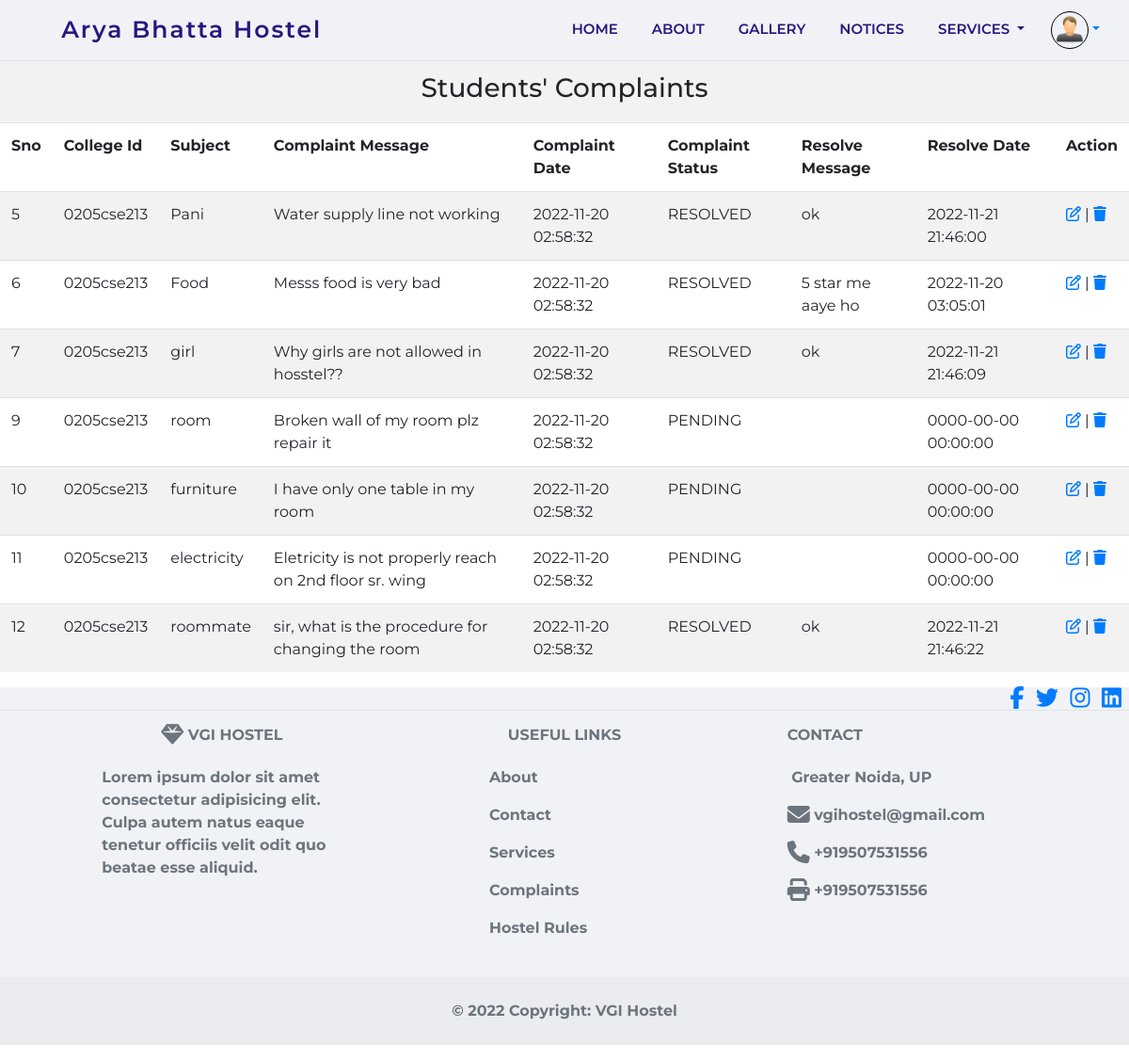
Screenshot of /Complaint/complaintReport.php?v=1 (signed in) with the database file from the repository.
### tables this page shows
CREATE TABLE `tblcomplaint` (
  `sno` int(10) NOT NULL,
  `collegeid` varchar(10) NOT NULL,
  `subject` varchar(20) NOT NULL,
  `message` varchar(255) NOT NULL,
  `lastmodified` datetime NOT NULL,
  `complaint_status` varchar(50) NOT NULL DEFAULT 'PENDING',
  `resolvemessage` varchar(255) NOT NULL,
  `resolve_date` datetime NOT NULL
);

### admin.php (called while the page is built, shortened)
<?php
function connect() {
    return mysqli_connect("localhost", "root", "", "digital_hostel", "3306");
}
function getAllComplaintsReport() {
    $dsn = connect();
    $x = mysqli_query($dsn, "SELECT * from tblcomplaint order by 1");
    return $x;
}

### Complaint/complaintReport.php (the view, shortened to what this page needs)
<?php
include "../header.php";
include "../admin.php";
?>
<table class="table table-striped table-hover" style="height: 50vh;">
    <tr>
        <th colspan="9">
            <h3 class="h3-responsive font-weight text-center">Students' Complaints</h3>
        </th>
    </tr>
    <tr>
        <th> Sno </th><th>College Id</th><th>Subject</th><th>Complaint Message</th><th>Complaint Date</th><th>Complaint Status</th><th>Resolve Message</th><th>Resolve Date</th><th>Action</th>
    </tr>
    <?php
    $x = getAllComplaintsReport();
    for ($i = 0; $i < mysqli_num_rows($x); $i++) {
        echo "<tr>";
        $rs = mysqli_fetch_row($x);
        foreach ($rs as $n) {
            echo "<td>$n</td>";
        }
        echo "<td><a href=UpdComplaints.php?id=$rs[0]><i class='fa-regular fa-pen-to-square'></i></a> | <a href=DeleteComplaint.php?n=$rs[0]><i class='fa-solid fa-trash'></i></a></td>";
        echo "</tr>";
    }
    ?>
</table>
<?php
include "../footer.php";
?>

### header.php (shortened to what this page needs)
<!DOCTYPE html>
<html lang="en">
<head>
    <link rel="stylesheet" href="https://cdn.jsdelivr.net/npm/bootstrap@4.6.2/dist/css/bootstrap.min.css">
    <link rel="stylesheet" href="https://cdnjs.cloudflare.com/ajax/libs/animate.css/4.1.1/animate.min.css" />
    <link rel="stylesheet" href="https://cdn.jsdelivr.net/npm/swiper@8/swiper-bundle.min.css" />
    <link rel="stylesheet" href="/Digital-Hostel/Styles/style.css">
</head>
<body>
    <?php
    $id = "";
    $mode = "";
    if (isset($_SESSION["id"])) {
        $id = $_SESSION["id"];
        $mode = $_SESSION["mode"];
    }
    ?>
    <nav class="navbar navbar-inverse navbar-expand-lg sticky-top">
        <div class="container-fluid">
            <a class="navbar-brand" href="/Digital-Hostel/index.php">Arya Bhatta Hostel</a>
            <div class="collapse navbar-collapse" id="navbarSupportedContent">
                <ul class="navbar-nav ml-auto mb-lg-o">
                    <li class="nav-item">
                        <a class="nav-link" href="/Digital-Hostel/index.php">Home</a>
                    </li>
                    <li class="nav-item">
                        <a class="nav-link" href="/Digital-Hostel/error.php">About</a>
                    </li>
                    <li class="nav-item">
                        <a class="nav-link" href="/Digital-Hostel/Gallery/gallery.php">Gallery</a>
                    </li>
                    <?php if ($mode == "student") { ?>
                        <li class="nav-item">
                            <a class="nav-link" href="/Digital-Hostel/error.php">Notices</a>
                        </li>
                        <li class="nav-item dropdown">
                            <a class="nav-link dropdown-toggle" href="/Digital-Hostel/error.php" role="button" data-toggle="dropdown" aria-expanded="false">
                                Services
                            </a>
                        </li>
                    <?php } ?>
                    <?php if ($id == "") { ?>
                        <li class="nav-item ">
                            <a class="login btn btn-primary" data-toggle="modal" data-target="#loginModal">Login</a>
                        </li>
                    <?php } else { ?>
                        <li class="nav-item dropdown">
                            <a class="nav-profile dropdown-toggle" href="/Digital-Hostel/error.php" role="button" data-toggle="dropdown" aria-expanded="false">
                                <img src="/Digital-Hostel/images/default.png" height="40" width="40" style="border-radius: 30px; border: 1px solid black;" alt="User"></a>
                        </li>
                </div>
            <?php } ?>
        </div>
</nav>

### footer.php (shortened to what this page needs)
<footer class="text-center text-lg-start text-muted font-weight-bold mb-3" style='background: #f1f2f6'>
    <section class="d-flex justify-content-center justify-content-lg-between border-bottom">
        <div>
            <a href="" class="me-4 link-secondary">
                <i class="fab fa-facebook-f fa-xl mr-2"></i>
            </a>
            <a href="" class="me-4 link-secondary">
                <i class="fa-brands fa-twitter fa-xl mr-2"></i>
            </a>
            <a href="" class="me-4 link-secondary">
                <i class="fab fa-instagram fa-xl mr-2"></i>
            </a>
            <a href="" class="me-4 link-secondary">
                <i class="fab fa-linkedin fa-xl mr-2"></i>
            </a>
        </div>
    </section>
    <section class="">
        <div class="container text-center text-md-start">
            <div class="row mt-3">
                <div class="col-md-3 col-lg-4 col-xl-3 mx-auto mb-4">
                    <h6 class="text-uppercase font-weight-bold mb-4">
                        <i class="fas fa-gem me-3 text-secondary fa-xl"></i>
                        VGI hostel
                    </h6>
                    <p class="text-left">
                        Lorem ipsum dolor sit amet consectetur adipisicing elit. Culpa autem natus eaque tenetur officiis velit
                        odit quo beatae esse aliquid.
                    </p>
                </div>
                <div class="col-md-3 col-lg-2 col-xl-2 mx-auto mb-4 usefulLinks text-left">
                    <h6 class="text-uppercase text-center font-weight-bold mb-4">
                        Useful links
                    </h6>
                    <p>
                        <a href="#!" class="text-reset">About</a>
                    </p>
                    <p>
                        <a href="#!" class="text-reset">Contact</a>
                    </p>
                    <p>
                        <a href="#!" class="text-reset">Services</a>
                    </p>
                    <p>
                        <a href="#!" class="text-reset">Complaints</a>
                    </p>
                    <p>
                        <a href="#!" class="text-reset">Hostel Rules</a>
                    </p>
                </div>
                <div class="col-md-4 col-lg-3 col-xl-3 mx-auto mb-md-0 mb-4 text-left">
                    <h6 class="text-uppercase font-weight-bold mb-4 ">Contact</h6>
                    <p class="text-left">
                       <i class="fa-regular fa-house-blank me-3 text-secondary fa-xl"></i> Greater Noida, UP</p>
                    <p class="text-left">
                        <i class="fas fa-envelope me-3 text-secondary fa-xl"></i>
                        vgihostel@gmail.com
                    </p>
                    <p class="text-left"><i class="fas fa-phone me-3 text-secondary fa-xl"></i> +919507531556</p>
                    <p class="text-left"><i class="fas fa-print me-3 text-secondary fa-xl"></i> +919507531556</p>
                </div>
            </div>
        </div>
    </section>
    <div class="text-center p-4" style="background-color: rgba(0, 0, 0, 0.025);">
        © 2022 Copyright:
        <a class="text-reset font-weight-bold" href="https://www.vgi.ac.in/">VGI Hostel</a>
    </div>
</footer>
</body>
</html>

### Styles/style.css (style rules this page uses)
* { padding: 0; margin: 0; }
html { scroll-behavior: smooth; }
:root { --blue: #27187e; --navy: #778efd; --grey: #aeb8fe; --white: #f1f2f6; --orange: #ff8600; }
body { font-family: "montserrat", sans-serif; box-sizing: border-box; }
.navbar { background-color: var(--white); }
.navbar .nav-item { margin-left: 20px; }
.nav-link { color: var(--blue); }
.navbar-nav a { font-size: 15px; text-transform: uppercase; font-weight: 600; }
.navbar .navbar-brand { margin-left: 3%; font-size: 25px; font-weight: 600; color: var(--blue); letter-spacing: 2px; }

### rows the page displays
tblcomplaint: sno "5", collegeid "0205cse213", subject "Pani", message "Water supply line not working", lastmodified "2022-11-20 02:58:32", complaint_status "RESOLVED", resolvemessage "ok", resolve_date "2022-11-21 21:46:00"
tblcomplaint: sno "6", collegeid "0205cse213", subject "Food", message "Messs food is very bad", lastmodified "2022-11-20 02:58:32", complaint_status "RESOLVED", resolvemessage "5 star me aaye ho", resolve_date "2022-11-20 03:05:01"
tblcomplaint: sno "7", collegeid "0205cse213", subject "girl", message "Why girls are not allowed in hosstel??", lastmodified "2022-11-20 02:58:32", complaint_status "RESOLVED", resolvemessage "ok", resolve_date "2022-11-21 21:46:09"
tblcomplaint: sno "9", collegeid "0205cse213", subject "room", message "Broken wall of my room plz repair it", lastmodified "2022-11-20 02:58:32", complaint_status "PENDING", resolve_date "0000-00-00 00:00:00"
tblcomplaint: sno "10", collegeid "0205cse213", subject "furniture", message "I have only one table in my room", lastmodified "2022-11-20 02:58:32", complaint_status "PENDING", resolve_date "0000-00-00 00:00:00"
tblcomplaint: sno "11", collegeid "0205cse213", subject "electricity", message "Eletricity is not properly reach on 2nd floor sr. wing", lastmodified "2022-11-20 02:58:32", complaint_status "PENDING", resolve_date "0000-00-00 00:00:00"
tblcomplaint: sno "12", collegeid "0205cse213", subject "roommate", message "sir, what is the procedure for changing the room", lastmodified "2022-11-20 02:58:32", complaint_status "RESOLVED", resolvemessage "ok", resolve_date "2022-11-21 21:46:22"
